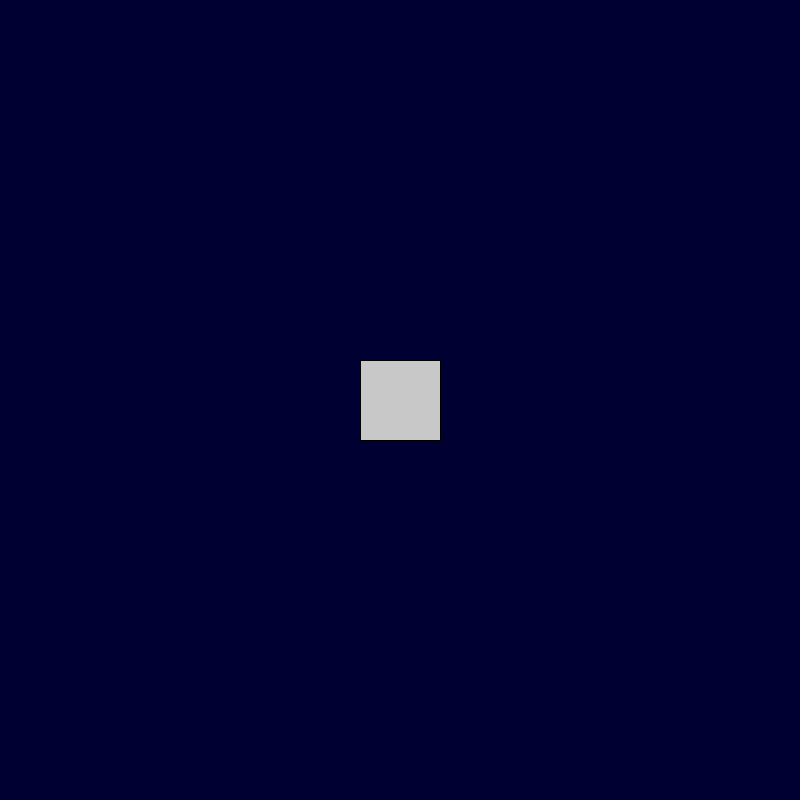
Frame 1 (no input)
Frame 60 (the mouse pressed at the canvas centre just before this capture): identical to frame 1, image omitted
Frame 120 (the mouse held since frame 60 and released just before this capture): identical to frame 1, image omitted

The Processing sketch that drew this single still picture (run headless with seeded random() and noise(); from frame 60 on, the mouse is pressed at the canvas centre):

// Processing sketch: cuadradosA
// ── cuadradosA.pde
Cuadrado miCuadrado;
float tm = 80;
color miColor = color(200,200,200);

void setup() {
 size(800,800);
 miCuadrado = new Cuadrado(width/2,height/2,tm, miColor);
}

void draw() {
 background(0,0,50);
 miCuadrado.mostrar();
}

// ── clase.pde
class Cuadrado {
 
  float x, y, tm;
  color c;
  
  Cuadrado(float x, float y, float tm, color c) {
    this.x = x;
    this.y = y;
    this.tm = tm;
    this.c = c;
  }
  
  void mostrar() {
    pushMatrix();
    translate(x,y);
    rectMode(CENTER); // centro del dibujo.
    fill(c);
    square(0,0,tm);
    popMatrix();
  }
  
}
